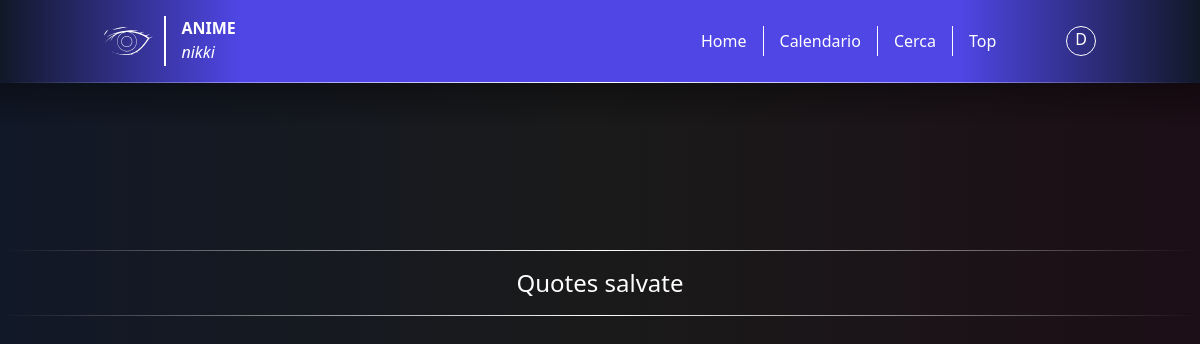
Before: /favquotes (signed in) with the older database file.
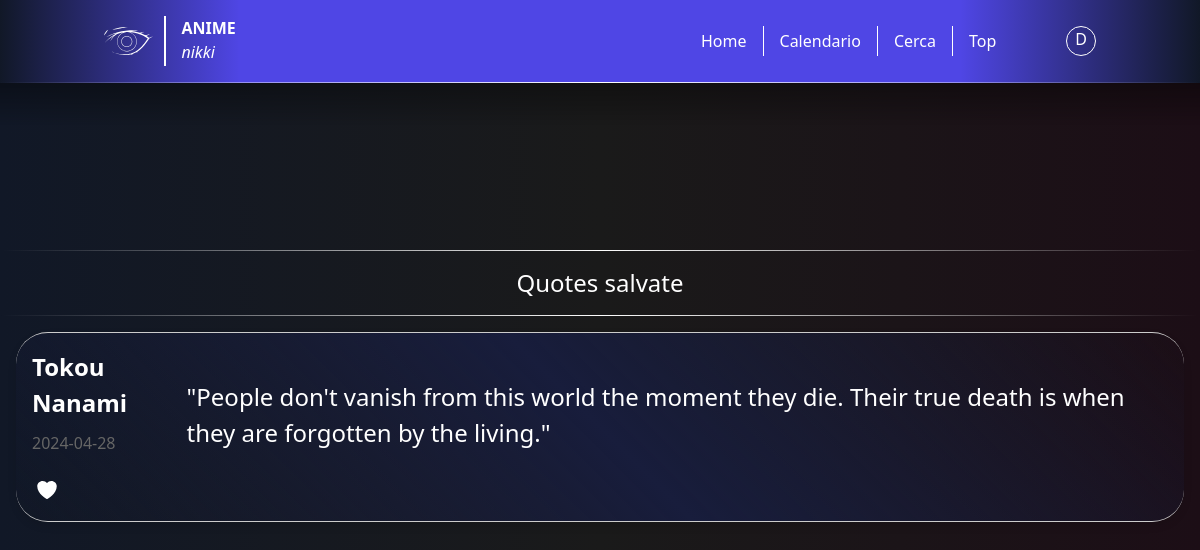
After: the same page with the newer database file.
### tables this page shows
CREATE TABLE user_quotes (
    user_id INTEGER,
    quote_id INTEGER,
    PRIMARY KEY (user_id, quote_id),
    FOREIGN KEY (user_id) REFERENCES users(id),
    FOREIGN KEY (quote_id) REFERENCES quotes(quote_id)
);

CREATE TABLE quotes (
    quote_id INTEGER PRIMARY KEY AUTOINCREMENT,
    user_id INTEGER,
    anime TEXT,
    character VARCHAR(32),
    quote TEXT,
    date DATE DEFAULT CURRENT_DATE,
    FOREIGN KEY (user_id) REFERENCES users(user_id)
);

### app.py (the view)
@app.route('/favquotes')
def favquotes():
    conn = sq.connect('anime.sqlite3')
    cur = conn.cursor()
    cur.execute('''
                SELECT * FROM quotes
                    JOIN user_quotes ON quotes.quote_id = user_quotes.quote_id
                WHERE
                    user_quotes.user_id = ?
                ''', (session.get('username'),))
    data = cur.fetchall()
    conn.close()
    data = [list(row) for row in data]
    formatted_data = [{'id': row[0], 'anime': row[2], 'character': row[3], 'quote': row[4], 'date': row[5]} for row in data]
    return render_template('favquotes.html', data=formatted_data, username=session.get('username', None))

### templates/favquotes.html (shortened to what this page needs)
<!DOCTYPE html>
<html lang="en">
<head>
    <script src="https://cdn.tailwindcss.com"></script>
</head>
<body>
    {% include 'header.html' %}
    <main>
        <div class="home-spacing"></div>
        <div class="anime-fullcontainer">
            <div class="separator"></div>
            <h1 class="flex justify-center py-4 title text-2xl">Quotes salvate</h1>
            <div class="separator"></div>
            {% for item in data %}
                <div class="card">
                    <div class="basic-info">
                        <div class="title-date">
                            <div class="anime-title">
                                <h1 id="character-source">{{item.character}}</h1>
                            </div>
                        </div>
                        <div class="anime-description">
                            <p id="date"> {{item.date}}</p>
                        </div>
                        <div class="favourites">
                            <button class="icon" data-clicked="true" class="favourite-btn" onclick="switchIcon(this)" id="{{item.id}}" data-user="{{username}}">
                            </button>
                        </div>
                    </div>
                    <div class="genres">
                        <div class="anime-info info-genres">
                            <h3 id="anime-quote">"{{ item.quote }}"</h3>
                        </div>
                    </div>
                </div>
            {% endfor %}
        </div>
    </main>
</body>
</html>

### templates/header.html (shortened to what this page needs)
<nav class="bg-indigo-600">
    <div class="container mx-auto px-4">
        <div class="flex items-center justify-between py-4">
            <div class="logo">
                <div id="svg-container"></div>
                <div class="headerDivider"></div>
                <div class="logo-name">
                    <h1 class="ali anime text-white-600">ANIME</h1>
                    <h1 class="ali nikki">nikki</h1>
                </div>
            </div>
            <ul class="flex-container space-x-4">
                <li><a href="{{url_for('home')}}" class="text-white hover:text-gray-200">Home</a></li>
                <li><a href="{{url_for('calendar')}}" class="text-white hover:text-gray-200">Calendario</a></li>
                <li><a href="{{url_for('search')}}" class="text-white hover:text-gray-200">Cerca</a></li>
                <li>
                    <div class="sidebar">
                        <a href="" class="text-white hover:text-gray-200">Top</a>
                    </div>
                </li>
                <li>
                    <div class="user-sidebar">
                        <div class="username-circle">{{ username[0] }}</div>
                    </div>
                </li>
            </ul>
        </div>
    </div>
    <div class="separator"></div>
</nav>
<div class="nav-shadow pointer-events-none"></div>

### templates/favquotes.html (style rules this page uses)
body { background: linear-gradient(90deg, #111827, #1a1a1a, #1c0e16) no-repeat; background-attachment: fixed; background-size: cover; color: #ffffff; }
.headerDivider { border-left: 0.5px solid; border-right: 0.5px solid; height: 50px; }
svg { width: 100%; height: 100%; animation: fadeIn 1s; }
#svg-container { width: 50px; height: 50px; }
.logo { width: 100%; height: 100%; display: flex; gap: 10px; color: #ffffff; }
.anime { animation: fadeIn-translate 1s; font-weight: bolder; transform: translateX(10%); }
.nikki { animation: fadeIn-translate 1.5s; transform: translateX(10%); font-style: italic; }
.logo-name { vertical-align: middle; }
nav { background: linear-gradient(90deg, #111827, transparent, transparent, transparent, transparent, #111827) no-repeat; width: 100%; position: fixed; box-shadow: #111827; z-index: 20; }
.separator { background: linear-gradient(90deg, transparent, white, transparent); height: 1px; padding: 0 10px; }
.flex-container { display: flex; list-style: none; padding: 0; align-items: center; }
.card { border: 1px solid #ccc; background: linear-gradient(45deg, transparent, #181D3C, transparent); border-radius: 32px; border-left: 0px; border-right: 0px; padding: 16px; margin: 16px; margin-bottom: 16px; box-shadow: 0 4px 8px rgba(0, 0, 0, 0.1); transition: box-shadow 0.3s ease; display: flex; justify-content: space-between; align-items: center; }
.card h3, .card2 h3 { font-size: 1.5rem; margin-bottom: 8px; }
.card p, .card2 p { font-size: 1rem; color: #666; }
.title-date { display: flex; justify-content: space-between; align-items: center; }
.anime-fullcontainer { display: flex; flex-direction: column; width: 100%; left: 0px; }
.nav-shadow { z-index: 15; position: fixed; width: 100%; height: 250px; background: linear-gradient(#000000, transparent, transparent); }
.home-spacing { z-index: 0; position: relative; width: 100%; height: 250px; background: transparent; }
.anime-title { display: flex; justify-content: space-between; align-items: baseline; font-size: 24px; font-weight: bold; margin-bottom: 10px; }
.anime-description { margin-bottom: 20px; text-align: justify; }
.anime-info { margin-bottom: 20px; display: flex; flex-direction: column; align-items: center; }
.anime-info h3 { margin-bottom: 5px; }
.basic-info { max-width: 50%; }
.genres { display: flex; flex-direction: column; gap: 20px; margin-left: 24px; }
.info-genres { display: flex; align-items: center; align-content: center; flex-direction: column; }
.title { width: 100%; text-align: center; animation: fadeIn-translate2 1s; }
.favourites { display: flex; justify-content: center; margin-top: 20px; width: 30px; height: 30px; right: 0px; }

Changed rows visible on the page:
added user_quotes: character "Tokou Nanami", date "2024-04-28", quote "People don't vanish from this world the moment they die. Their true death is when they are forgotten by the living."
